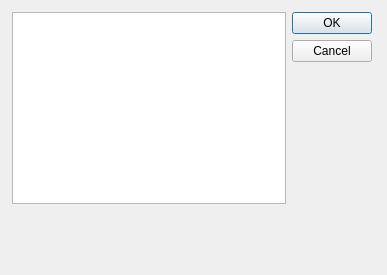
<?xml version="1.0" encoding="UTF-8"?>
<ui version="4.0">
 <class>ChangeDB</class>
 <widget class="QDialog" name="ChangeDB">
  <property name="geometry">
   <rect>
    <x>0</x>
    <y>0</y>
    <width>387</width>
    <height>275</height>
   </rect>
  </property>
  <property name="windowTitle">
   <string>Dialog</string>
  </property>
  <widget class="QWidget" name="">
   <property name="geometry">
    <rect>
     <x>12</x>
     <y>12</y>
     <width>360</width>
     <height>243</height>
    </rect>
   </property>
   <layout class="QHBoxLayout" name="horizontalLayout">
    <item>
     <layout class="QVBoxLayout" name="verticalLayout">
      <item>
       <widget class="QTextEdit" name="textEdit">
        <property name="sizePolicy">
         <sizepolicy hsizetype="Expanding" vsizetype="Preferred">
          <horstretch>0</horstretch>
          <verstretch>0</verstretch>
         </sizepolicy>
        </property>
       </widget>
      </item>
      <item>
       <spacer name="verticalSpacer">
        <property name="orientation">
         <enum>Qt::Orientation::Vertical</enum>
        </property>
        <property name="sizeHint" stdset="0">
         <size>
          <width>20</width>
          <height>40</height>
         </size>
        </property>
       </spacer>
      </item>
     </layout>
    </item>
    <item>
     <widget class="QDialogButtonBox" name="buttonBox">
      <property name="orientation">
       <enum>Qt::Orientation::Vertical</enum>
      </property>
      <property name="standardButtons">
       <set>QDialogButtonBox::StandardButton::Cancel|QDialogButtonBox::StandardButton::Ok</set>
      </property>
     </widget>
    </item>
   </layout>
  </widget>
 </widget>
 <resources/>
 <connections>
  <connection>
   <sender>buttonBox</sender>
   <signal>accepted()</signal>
   <receiver>ChangeDB</receiver>
   <slot>accept()</slot>
   <hints>
    <hint type="sourcelabel">
     <x>248</x>
     <y>254</y>
    </hint>
    <hint type="destinationlabel">
     <x>157</x>
     <y>274</y>
    </hint>
   </hints>
  </connection>
  <connection>
   <sender>buttonBox</sender>
   <signal>rejected()</signal>
   <receiver>ChangeDB</receiver>
   <slot>reject()</slot>
   <hints>
    <hint type="sourcelabel">
     <x>316</x>
     <y>260</y>
    </hint>
    <hint type="destinationlabel">
     <x>286</x>
     <y>274</y>
    </hint>
   </hints>
  </connection>
 </connections>
</ui>
